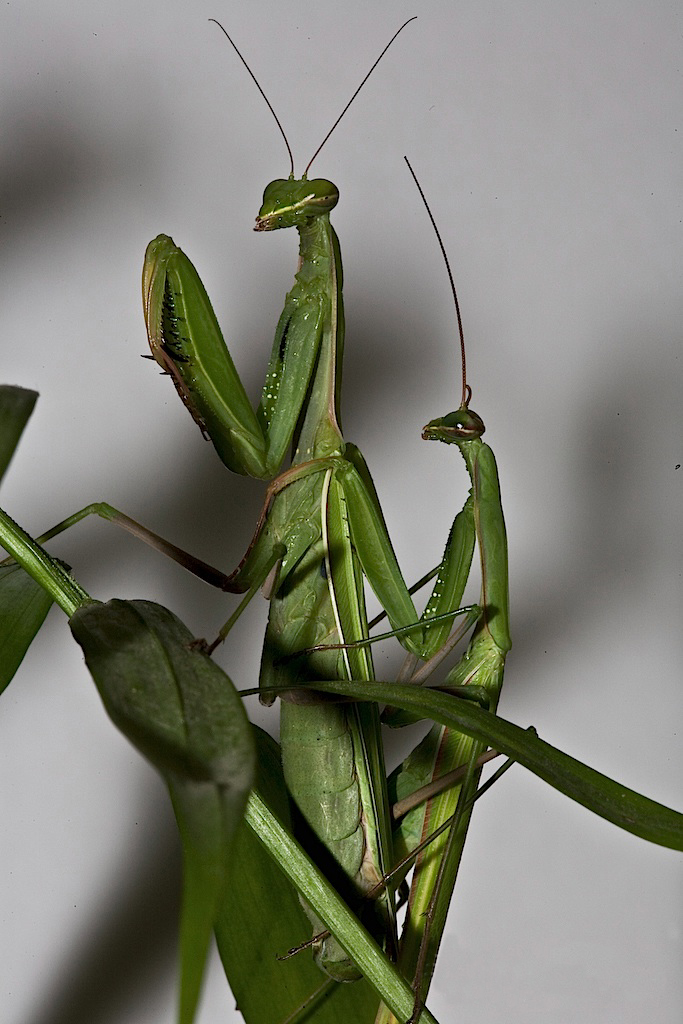
#> input picture week1/images/Praying_Mantis_Mating_European-35.jpg, 683 x 1024 px; its folder holds only this picture in this run
$ python changeImage.py
#> lines starting #> are read from the running program, lines starting #| are printed output that depends on the picture
#!/usr/bin/env python3
"""
A script to manipulate image files
"""
from PIL import Image
import os

image_directory = os.path.expanduser("~/supplier-data/images")
new_extension = ".jpg"

os.chdir(image_directory)
dir_content = os.listdir()

for item in dir_content:
    if not os.path.isfile(item) or item.startswith("."):
        continue
    print("Processing image:", item)
    im = Image.open(item)
#> im is the input picture: PIL image 683x1024 RGB; mean R, G, B 124.2, 125.9, 112.6
    im = im.resize((600,400)).convert("RGB")
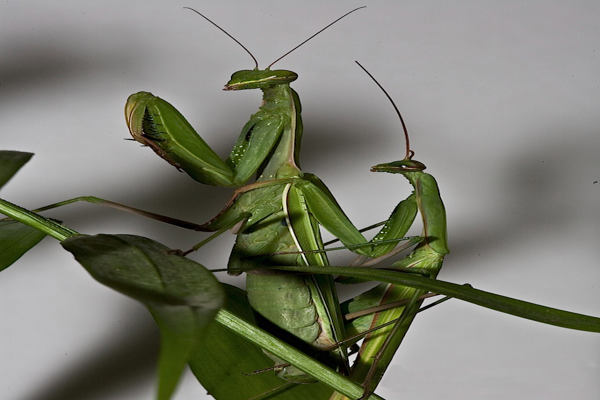
#> im: PIL image 600x400 RGB; mean R, G, B 124.2, 125.9, 112.6

    new_name = os.path.splitext(item)[0] + new_extension
#> (the run stopped early here; a loop or call above may not have finished)
